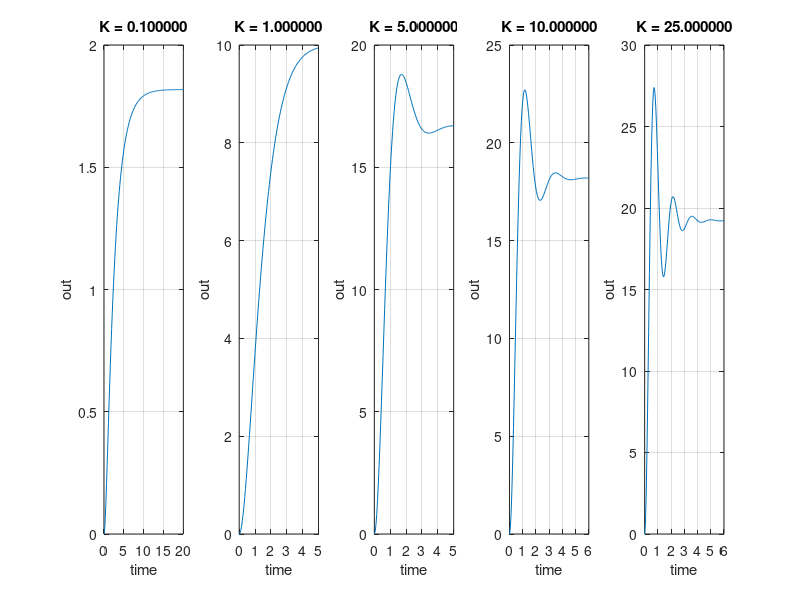
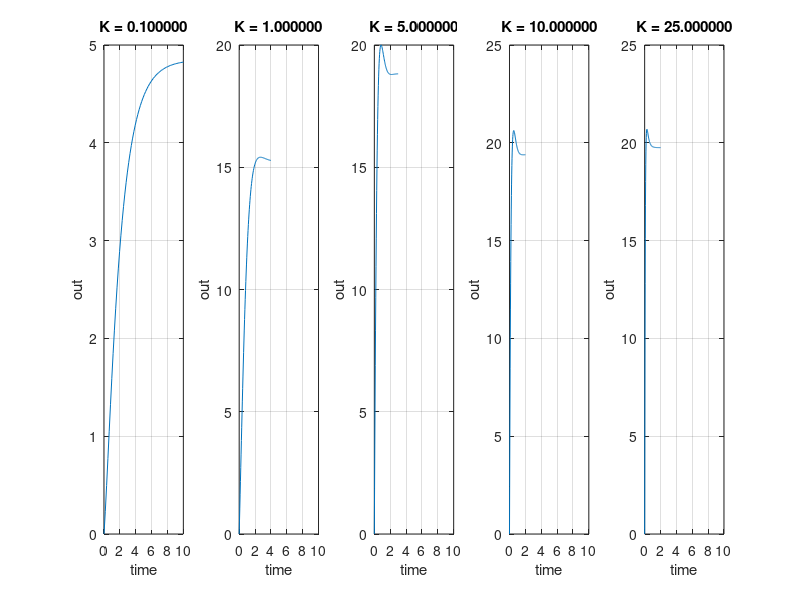

The MATLAB script that drew these images, in order: (Note: this script raises an error after producing the figures.)
%% Question 4b
sys1 = tf([0.5 1],[1])
sys2 = tf([10],[1 0 4])
sysg = series(sys1,sys2)
sys = feedback(sysg,[1])

%% Question 6 - P controller

figure
index = 1;
for K = [0.1 1 5 10 25]
    cltf = tf([16*K],[1,2.4,(0.8+0.8*K)])
    pole(cltf);
    [y,t] = step(cltf)
    
    subplot(1,5,index)
    plot(t,y)
    grid on
    title(sprintf("K = %f",K))
    xlabel('time')
    ylabel('out')
    
    index = index + 1;
end

%% Question 6e - PD controller
clear
clc

figure
index = 1;
for K = [0.1 1 5 10 25]
    cltf = tf( [(12.8*K),(51.2*K)] , [1,(2.4+0.64*K),(0.8+2.56*K)]);
    pole(cltf)
    [y,t] = step(cltf);
    
    subplot(1,5,index)
    plot(t,y)
    grid on
    title(sprintf("K = %f",K))
    xlabel('time')
    ylabel('out')
    xlim([0,10])
    
    index = index + 1;
end

%% Question 7
clear
clc

% initialize tfs
tfs(1) = tf([25],[1,12,25])
tfs(2) = tf([25],[1,10,25])
tfs(3) = tf([25],[1,8,25])
tfs(4) = tf([25],[1,6,25])
tfs(5) = tf([25],[1,4,25])
tfs(6) = tf([25],[1,2,25])
tfs(7) = tf([25],[1,0,25])
tfs(8) = tf([100],[1,10,25])
tfs(9) = tf([100],[1,8,100])

% initialize data
poles = zeros(9,2)
Tr = zeros(9,1)
Ts = zeros(9,1)
Tp = zeros(9,1)
POS = zeros(9,1)

% loop thru each tf
figure
for i = 1:9
    poles(i,:) = pole(tfs(i))
    S = stepinfo(tfs(i))
    Tr(i) = S.RiseTime;
    Ts(i) = S.SettlingTime;
    Tp(i) = S.PeakTime;
    POS(i) = S.Overshoot;

    [y,t] = step(tfs(i));
    
    plot(t,y)
    hold on

end
grid on
title('Question 7: Step Responses of 2nd order systems')
xlabel('time (sec)')
ylabel('output')
xlim([0,7])
legend('a','b','c','d','e','f','g','h','i')
out = [poles Tr Ts Tp POS]

%% Question 9c
clear
clc

cltf = tf([17],[1,2,17]);
S = stepinfo(cltf);
[wn,zeta] = damp(cltf);

[y,t] = step(cltf);
figure
plot(t,y)
grid on
title('Question 9c')
xlabel('time (sec)')
ylabel('output')

%% Question 9d
clear
clc

figure

cltf = tf([17],[1,2,17]);
[y,t] = step(cltf);
plot(t,y)
hold on

for a = [0.001 0.01 0.1 1 10 100]
    cltf = tf([17],[1,(2+a),(2*a+17),(17*a)]);

    [y,t] = step(cltf);
    plot(t,y)
    hold on
end
grid on
title('Question 9d')
xlabel('time (sec)')
ylabel('output')
xlim([0,8])
legend('2nd order','a=0.001','a=0.01','a=0.1','a=1','a=10','a=100')

%% Question 9e
syms a A B C D
S = solve( A + C + D == 0, A*a + 2*C + D*a + 2*D + B == 0, B*a + 17*C + 2*D*a + 17*D == 0, D == 1/a, [A,B,C,D]);

%% Question 9f
clear
clc

figure

cltf = tf([17],[1,2,17]);
[y,t] = step(cltf);
plot(t,y)
hold on

for a = [0.001 0.01 0.1 1 10 100]
    cltf = tf([17,(17*a)],[1,2,17]);

    [y,t] = step(cltf);
    plot(t,y)
    hold on
end
grid on
title('Question 9f')
xlabel('time (sec)')
ylabel('output')
xlim([0,8])
legend('2nd order','a=0.001','a=0.01','a=0.1','a=1','a=10','a=100')

%% Question 10e
clear
clc

tf_old = tf([1 0],[1,4,13]);
tf_new = tf([1,26],[1 4 13]);

[y,t] = step(tf_old);

figure
plot(t,y)
hold on

[y,t] = step(tf_new);
plot(t,y)
grid on
title('Question 10e')
xlabel('time (sec)')
ylabel('output')
legend('z=0','z=-26')
xlim([0,4])